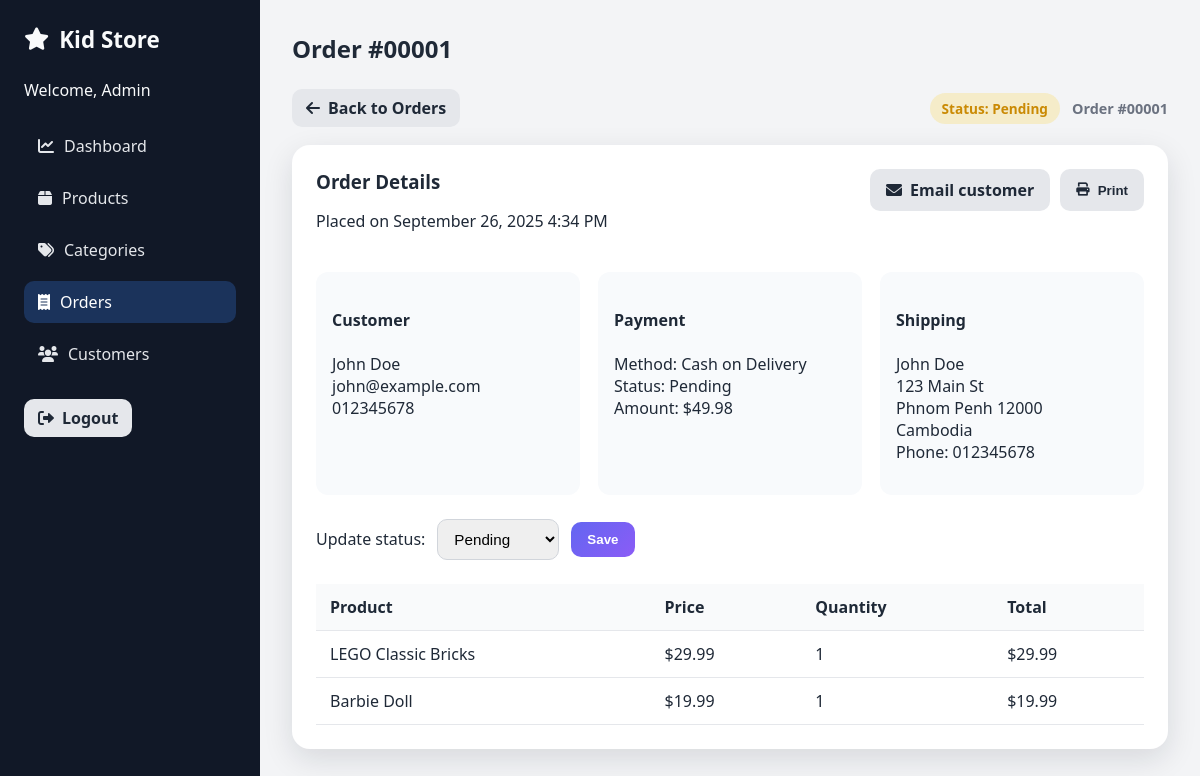
/backend/pages/order_view.php?id=1 (signed in), run on the app's committed database.
### tables this page shows
CREATE TABLE IF NOT EXISTS `tbl_orders` (
  `order_id` int NOT NULL AUTO_INCREMENT,
  `user_id` int NOT NULL,
  `shipping_address_id` int DEFAULT NULL,
  `total_price` decimal(10,2) NOT NULL,
  `status` enum('pending','processing','shipped','delivered','cancelled') DEFAULT 'pending',
  `created_at` timestamp NULL DEFAULT CURRENT_TIMESTAMP,
  `updated_at` timestamp NULL DEFAULT CURRENT_TIMESTAMP ON UPDATE CURRENT_TIMESTAMP,
  PRIMARY KEY (`order_id`),
  KEY `user_id` (`user_id`),
  KEY `shipping_address_id` (`shipping_address_id`)
);

CREATE TABLE IF NOT EXISTS `tbl_users` (
  `user_id` int NOT NULL AUTO_INCREMENT,
  `name` varchar(100) NOT NULL,
  `email` varchar(100) NOT NULL,
  `password` varchar(255) NOT NULL,
  `phone` varchar(20) DEFAULT NULL,
  `address` text,
  `is_admin` tinyint(1) DEFAULT '0',
  `created_at` timestamp NULL DEFAULT CURRENT_TIMESTAMP,
  `updated_at` timestamp NULL DEFAULT CURRENT_TIMESTAMP ON UPDATE CURRENT_TIMESTAMP,
  PRIMARY KEY (`user_id`),
  UNIQUE KEY `email` (`email`)
);

CREATE TABLE IF NOT EXISTS `tbl_payments` (
  `payment_id` int NOT NULL AUTO_INCREMENT,
  `order_id` int NOT NULL,
  `payment_method` varchar(50) NOT NULL,
  `payment_status` enum('pending','completed','failed') DEFAULT 'pending',
  `amount` decimal(10,2) NOT NULL,
  `paid_at` timestamp NULL DEFAULT NULL,
  PRIMARY KEY (`payment_id`),
  KEY `order_id` (`order_id`)
);

CREATE TABLE IF NOT EXISTS `tbl_shipping_addresses` (
  `address_id` int NOT NULL AUTO_INCREMENT,
  `user_id` int NOT NULL,
  `recipient_name` varchar(100) NOT NULL,
  `phone` varchar(20) NOT NULL,
  `address_line` text NOT NULL,
  `city` varchar(100) NOT NULL,
  `postal_code` varchar(20) NOT NULL,
  `country` varchar(100) NOT NULL,
  PRIMARY KEY (`address_id`),
  KEY `user_id` (`user_id`)
);

CREATE TABLE IF NOT EXISTS `tbl_order_items` (
  `order_item_id` int NOT NULL AUTO_INCREMENT,
  `order_id` int NOT NULL,
  `product_id` int NOT NULL,
  `quantity` int NOT NULL DEFAULT '1',
  `price` decimal(10,2) NOT NULL,
  PRIMARY KEY (`order_item_id`),
  KEY `order_id` (`order_id`),
  KEY `product_id` (`product_id`)
);

CREATE TABLE IF NOT EXISTS `tbl_products` (
  `product_id` int NOT NULL AUTO_INCREMENT,
  `product_name` varchar(255) NOT NULL,
  `description` text,
  `price` decimal(10,2) NOT NULL,
  `stock_quantity` int NOT NULL DEFAULT '0',
  `category_id` int DEFAULT NULL,
  `image_url` varchar(255) DEFAULT NULL,
  `status` enum('active','inactive') DEFAULT 'active',
  `created_at` datetime DEFAULT NULL,
  `updated_at` datetime DEFAULT NULL,
  `is_active` tinyint(1) DEFAULT '1',
  PRIMARY KEY (`product_id`),
  KEY `category_id` (`category_id`)
);

### includes/orders.php (called while the page is built, shortened)
<?php
function kidstore_fetch_order_summary(int $orderId): ?array
{
    $pdo = kidstore_get_pdo();
    $orderStmt = $pdo->prepare(
        'SELECT o.*, '
        . 'u.name AS customer_name, '
        . 'u.email AS customer_email, '
        . 'u.phone AS customer_phone, '
        . 'sa.recipient_name AS shipping_recipient_name, '
        . 'sa.phone AS shipping_phone, '
        . 'sa.address_line AS shipping_address_line, '
        . 'sa.city AS shipping_city, '
        . 'sa.postal_code AS shipping_postal_code, '
        . 'sa.country AS shipping_country '
        . 'FROM tbl_orders o '
        . 'JOIN tbl_users u ON u.user_id = o.user_id '
        . 'LEFT JOIN tbl_shipping_addresses sa ON sa.address_id = o.shipping_address_id '
        . 'WHERE o.order_id = :order_id LIMIT 1'
    );
    $orderStmt->execute(['order_id' => $orderId]);
    $order = $orderStmt->fetch();
    if (!empty($order['shipping_address_id']) && $order['shipping_recipient_name'] !== null) {
        $order['shipping'] = [
            'address_id' => (int) $order['shipping_address_id'],
            'recipient_name' => $order['shipping_recipient_name'],
            'phone' => $order['shipping_phone'],
            'address_line' => $order['shipping_address_line'],
            'city' => $order['shipping_city'],
            'postal_code' => $order['shipping_postal_code'],
            'country' => $order['shipping_country'],
        ];
    } else {
        $order['shipping'] = null;
    }
    unset(
        $order['shipping_recipient_name'],
        $order['shipping_phone'],
        $order['shipping_address_line'],
        $order['shipping_city'],
        $order['shipping_postal_code'],
        $order['shipping_country']
    );
    $itemsStmt = $pdo->prepare('SELECT oi.*, p.product_name, p.image_url FROM tbl_order_items oi JOIN tbl_products p ON p.product_id = oi.product_id WHERE oi.order_id = :order_id');
    $itemsStmt->execute(['order_id' => $orderId]);
    $order['items'] = $itemsStmt->fetchAll();
    $paymentStmt = $pdo->prepare('SELECT * FROM tbl_payments WHERE order_id = :order_id ORDER BY payment_id DESC LIMIT 1');
    $paymentStmt->execute(['order_id' => $orderId]);
    $order['payment'] = $paymentStmt->fetch();
    return $order;
}

### backend/pages/order_view.php (the view, shortened to what this page needs)
<?php
$orderId = isset($_GET['id']) ? (int) $_GET['id'] : 0;
$order = kidstore_fetch_order_summary($orderId);
$shipping = $order['shipping'] ?? null;
$pageTitle = 'Order #' . str_pad((string) $orderId, 5, '0', STR_PAD_LEFT);
$currentSection = 'orders';
include __DIR__ . '/../includes/header.php';
?>
<div class="page-toolbar">
    <a class="button secondary" href="<?php echo $prefix; ?>pages/orders.php" onclick="if (window.history.length > 1) { window.history.back(); return false; } return true;">
        <i class="fas fa-arrow-left"></i> Back to Orders
    </a>
    <div class="order-meta">
        <span class="order-status status-<?= htmlspecialchars($order['status']) ?>">Status: <?= htmlspecialchars(ucfirst($order['status'])) ?></span>
        <span class="order-id">Order #<?= str_pad((string) $orderId, 5, '0', STR_PAD_LEFT) ?></span>
    </div>
</div>
<div class="admin-card">
    <div class="card-header">
        <div>
            <h3>Order Details</h3>
            <p>Placed on <?= date('F j, Y g:i A', strtotime((string) $order['created_at'])) ?></p>
        </div>
        <div class="card-actions">
            <a class="button secondary" href="mailto:<?= htmlspecialchars($order['customer_email']) ?>">
                <i class="fas fa-envelope"></i> Email customer
            </a>
            <button class="button secondary" type="button" onclick="window.print()">
                <i class="fas fa-print"></i> Print
            </button>
        </div>
    </div>
    <div class="order-columns">
        <div class="order-panel">
            <h4>Customer</h4>
            <p><?= htmlspecialchars($order['customer_name']) ?><br />
               <?= htmlspecialchars($order['customer_email']) ?><br />
               <?= htmlspecialchars($order['customer_phone'] ?? 'N/A') ?></p>
        </div>
        <div class="order-panel">
            <h4>Payment</h4>
            <?php if (!empty($order['payment'])): ?>
                <p>Method: <?= htmlspecialchars($order['payment']['payment_method']) ?><br />
                Status: <?= htmlspecialchars(ucfirst($order['payment']['payment_status'])) ?><br />
                Amount: $<?= number_format((float) $order['payment']['amount'], 2) ?></p>
            <?php else: ?>
                <p>No payment record.</p>
            <?php endif; ?>
        </div>
        <div class="order-panel">
            <h4>Shipping</h4>
            <?php if ($shipping): ?>
                <p><?= htmlspecialchars($shipping['recipient_name']) ?><br />
                   <?= htmlspecialchars($shipping['address_line']) ?><br />
                   <?= htmlspecialchars($shipping['city']) ?> <?= htmlspecialchars($shipping['postal_code']) ?><br />
                   <?= htmlspecialchars($shipping['country']) ?><br />
                   Phone: <?= htmlspecialchars($shipping['phone']) ?></p>
            <?php else: ?>
                <p>No shipping address on file.</p>
            <?php endif; ?>
        </div>
    </div>
    <form method="post" class="form-inline">
        <label for="status">Update status:</label>
        <select id="status" name="status" class="input-control">
            <?php foreach (['pending','processing','shipped','delivered','cancelled'] as $option): ?>
                <option value="<?= $option ?>" <?= $order['status'] === $option ? 'selected' : '' ?>><?= ucfirst($option) ?></option>
            <?php endforeach; ?>
        </select>
        <button class="button primary" type="submit">Save</button>
    </form>
    <table class="table">
        <thead>
            <tr>
                <th>Product</th>
                <th>Price</th>
                <th>Quantity</th>
                <th>Total</th>
            </tr>
        </thead>
        <tbody>
            <?php foreach ($order['items'] as $item): ?>
                <tr>
                    <td><?= htmlspecialchars($item['product_name']) ?></td>
                    <td>$<?= number_format((float) $item['price'], 2) ?></td>
                    <td><?= (int) $item['quantity'] ?></td>
                    <td>$<?= number_format((float) $item['price'] * (int) $item['quantity'], 2) ?></td>
                </tr>
            <?php endforeach; ?>
        </tbody>
    </table>
</div>
<?php include __DIR__ . '/../includes/footer.php'; ?>

### backend/includes/header.php (shortened to what this page needs)
<?php
require_once __DIR__ . '/admin_auth.php';
$pageTitle = $pageTitle ?? 'Dashboard';
$currentSection = $currentSection ?? '';
$adminName = $_SESSION['admin_name'] ?? 'Administrator';
$prefix = defined('KIDSTORE_ADMIN_URL_PREFIX') ? KIDSTORE_ADMIN_URL_PREFIX : '';
?>
<!DOCTYPE html>
<html lang="en">
<head>
    <link rel="stylesheet" href="https://cdnjs.cloudflare.com/ajax/libs/font-awesome/6.0.0/css/all.min.css" />
    <link rel="stylesheet" href="<?php echo $prefix; ?>assets/admin.css" />
</head>
<body>
<div class="admin-shell">
    <aside class="admin-sidebar">
        <h1><i class="fas fa-star"></i> Kid Store</h1>
        <div>Welcome, <?= htmlspecialchars($adminName) ?></div>
        <nav>
            <ul class="admin-nav">
                <li><a href="<?php echo $prefix; ?>pages/dashboard.php" class="<?= $currentSection === 'dashboard' ? 'active' : '' ?>"><i class="fas fa-chart-line"></i> Dashboard</a></li>
                <li><a href="<?php echo $prefix; ?>pages/products.php" class="<?= $currentSection === 'products' ? 'active' : '' ?>"><i class="fas fa-box"></i> Products</a></li>
                <li><a href="<?php echo $prefix; ?>pages/categories.php" class="<?= $currentSection === 'categories' ? 'active' : '' ?>"><i class="fas fa-tags"></i> Categories</a></li>
                <li><a href="<?php echo $prefix; ?>pages/orders.php" class="<?= $currentSection === 'orders' ? 'active' : '' ?>"><i class="fas fa-receipt"></i> Orders</a></li>
                <li><a href="<?php echo $prefix; ?>pages/customers.php" class="<?= $currentSection === 'customers' ? 'active' : '' ?>"><i class="fas fa-users"></i> Customers</a></li>
            </ul>
        </nav>
        <div>
            <a href="<?php echo $prefix; ?>auth/logout.php" class="button secondary" style="padding:8px 14px;">
                <i class="fas fa-sign-out-alt"></i> Logout
            </a>
        </div>
    </aside>
    <main class="admin-main">
        <div class="admin-header">
            <h2><?= htmlspecialchars($pageTitle) ?></h2>
        </div>

### backend/includes/footer.php (shortened to what this page needs)
    </main>
</div>
</body>
</html>

### backend/assets/admin.css (style rules this page uses)
* { box-sizing: border-box; }
body { margin: 0; font-family: 'Segoe UI', Arial, sans-serif; background: #f3f4f6; color: #1f2937; }
a { color: inherit; }
.admin-shell { display: grid; min-height: 100vh; grid-template-columns: 260px 1fr; }
.admin-sidebar { background: #111827; color: #f9fafb; padding: 24px; display: flex; flex-direction: column; gap: 24px; }
.admin-sidebar h1 { font-size: 1.4rem; margin: 0; display: flex; align-items: center; gap: 10px; }
.admin-nav { list-style: none; padding: 0; margin: 0; display: grid; gap: 10px; }
.admin-nav a { display: flex; align-items: center; gap: 10px; padding: 10px 14px; border-radius: 10px; color: #e5e7eb; text-decoration: none; transition: background 0.2s ease; }
.admin-nav a.active, .admin-nav a:hover { background: rgba(59, 130, 246, 0.25); color: #fff; }
.admin-main { padding: 32px; background: #f3f4f6; }
.admin-header { display: flex; justify-content: space-between; align-items: center; margin-bottom: 24px; }
.admin-header h2 { margin: 0; }
.admin-card { background: #fff; border-radius: 18px; padding: 24px; box-shadow: 0 10px 30px rgba(15, 23, 42, 0.12); margin-bottom: 24px; }
.table { width: 100%; border-collapse: collapse; }
.table th, .table td { padding: 12px 14px; text-align: left; border-bottom: 1px solid #e5e7eb; }
.table th { background: #f9fafb; font-weight: 600; }
.button { display: inline-flex; align-items: center; gap: 8px; padding: 10px 16px; border-radius: 10px; border: none; cursor: pointer; font-weight: 600; text-decoration: none; transition: transform 0.2s ease; }
.button.primary { background: linear-gradient(135deg, #6366f1, #8b5cf6); color: #fff; }
.button.secondary { background: #e5e7eb; color: #1f2937; }
.page-toolbar { display: flex; align-items: center; justify-content: space-between; margin-bottom: 18px; gap: 12px; flex-wrap: wrap; }
.page-toolbar .button { padding: 8px 14px; }
.order-meta { display: flex; align-items: center; gap: 12px; flex-wrap: wrap; font-weight: 600; }
.order-status, .tag.status-pending, .tag.status-processing, .tag.status-shipped, .tag.status-delivered, .tag.status-cancelled { display: inline-flex; align-items: center; gap: 6px; padding: 6px 12px; border-radius: 999px; font-size: 0.85rem; font-weight: 600; background: rgba(59, 130, 246, 0.12); color: #1d4ed8; }
.order-status.status-pending, .tag.status-pending { background: rgba(250, 204, 21, 0.2); color: #ca8a04; }
.order-id { color: #6b7280; font-size: 0.9rem; }
.card-header { display: flex; justify-content: space-between; align-items: flex-start; gap: 16px; margin-bottom: 16px; flex-wrap: wrap; }
.card-header h3 { margin: 0; }
.card-actions { display: flex; gap: 10px; flex-wrap: wrap; justify-content: flex-end; }
.order-columns { display: grid; gap: 18px; margin: 24px 0; grid-template-columns: repeat(auto-fit, minmax(240px, 1fr)); }
.order-panel { background: #f8fafc; padding: 16px; border-radius: 12px; }
.form-inline { margin-bottom: 24px; display: flex; gap: 12px; align-items: center; flex-wrap: wrap; }
.input-control { padding: 10px 12px; border-radius: 10px; border: 1px solid #d1d5db; font-size: 0.95rem; }

### data on the page
tbl_orders: status "Pending", created_at "September 26, 2025 4:34 PM", user.name "John Doe", user.email "john@example.com", user.phone "012345678", shipping_address.address_line "123 Main St", shipping_address.city "Phnom Penh", shipping_address.postal_code "12000", shipping_address.country "Cambodia"
tbl_payments: payment_method "Cash on Delivery", payment_status "Pending", amount "49.98"
tbl_order_items: product.product_name "LEGO Classic Bricks", price "29.99", quantity "1", (float)$item['price']*(int)$item['quantity'] "29.99"
tbl_order_items: product.product_name "Barbie Doll", price "19.99", quantity "1", (float)$item['price']*(int)$item['quantity'] "19.99"

### other printed values
$adminName "Admin"
$pageTitle "Order #00001"
str_pad((string) $orderId, 5, '0', STR_PAD_LEFT) "00001"
$shipping['recipient_name'] "John Doe"
$shipping['phone'] "012345678"
